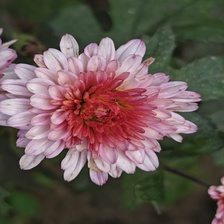
#> input picture DL/check/dataset/flower/Chrysanthemum/img0022.jpg, 224 x 224 px, given in place of the camera
$ python assignment.py
#> lines starting #> are read from the running program, lines starting #| are printed output that depends on the picture
import cv2 as cv
import numpy as np

def non_linear(img):
    norm = img.astype(np.float32) / 255.0
    c = 1.5
    log = c * np.log2(1 + norm)
    log_img = np.uint8(cv.normalize(log, None, 0, 255, cv.NORM_MINMAX))
    return log_img

def draw_combined_histogram(image, width=320, height=150):
    hist_img = np.zeros((height, 256, 3), dtype=np.uint8)

    for i, color in enumerate(('b', 'g', 'r')):
        hist = cv.calcHist([image], [i], None, [256], [0, 256])
        hist = cv.normalize(hist, hist).flatten()

        for x in range(256):
            val = int(hist[x] * height)
            if color == 'b':
                cv.line(hist_img, (x, height), (x, height - val), (255, 0, 0))
            elif color == 'g':
                cv.line(hist_img, (x, height), (x, height - val), (0, 255, 0))
            elif color == 'r':
                cv.line(hist_img, (x, height), (x, height - val), (0, 0, 255))


    hist_img_resized = cv.resize(hist_img, (width, height))
    return hist_img_resized

def show_camera():
    cap = cv.VideoCapture(0)

    while True:
        ret, frame = cap.read()
#> frame is the input picture: shape (224, 224, 3); mean B, G, R 81.9, 86.5, 103.1
        if not ret:
            break

        linear_frame = cv.add(frame, 100)

        b, g, r = cv.split(frame)
        b_nl = non_linear(b)
        g_nl = non_linear(g)
        r_nl = non_linear(r)
        nonlinear_frame = cv.merge((b_nl, g_nl, r_nl))


        size = (320, 240)
        frame_resized = cv.resize(frame, size)
        linear_resized = cv.resize(linear_frame, size)
        nonlinear_resized = cv.resize(nonlinear_frame, size)
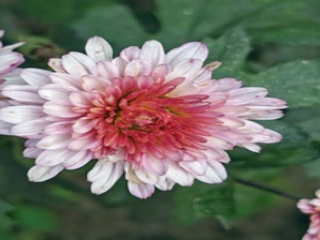
#> nonlinear_resized: shape (240, 320, 3); mean B, G, R 102.8, 112.8, 113.8


        hist_orig = draw_combined_histogram(frame_resized, width=320)
        hist_linear = draw_combined_histogram(linear_resized, width=320)
        hist_nl = draw_combined_histogram(nonlinear_resized, width=320)
#> call 3 of draw_combined_histogram, with width = 320, height = 150
#> after the loop in draw_combined_histogram (call 3), `for i, color in enumerate(('b', 'g', 'r')):`:
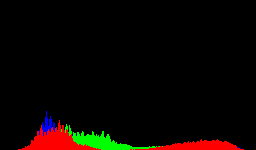
#> hist_img: shape (150, 256, 3); mean B, G, R 1, 4.7, 10.4
#> in draw_combined_histogram (call 3), `hist_img_resized = cv.resize(hist_img, (width, height))`:
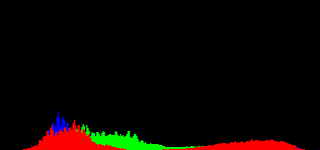
#> hist_img_resized: shape (150, 320, 3); mean B, G, R 0.9, 4.7, 10.4


        img_with_hist1 = np.vstack((frame_resized, hist_orig))
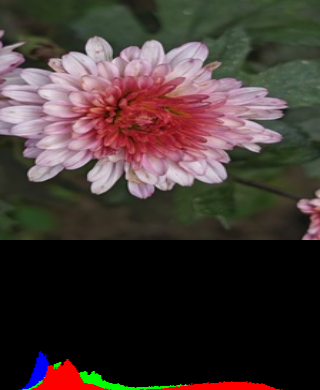
#> img_with_hist1: shape (390, 320, 3); mean B, G, R 51.1, 54.4, 66.9
        img_with_hist2 = np.vstack((linear_resized, hist_linear))
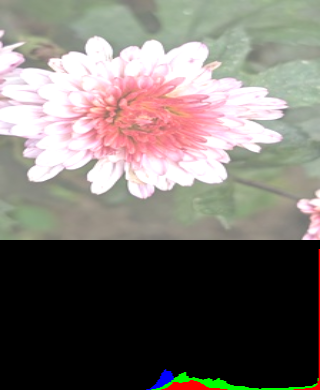
#> img_with_hist2: shape (390, 320, 3); mean B, G, R 108.6, 113.9, 119.7
        img_with_hist3 = np.vstack((nonlinear_resized, hist_nl))
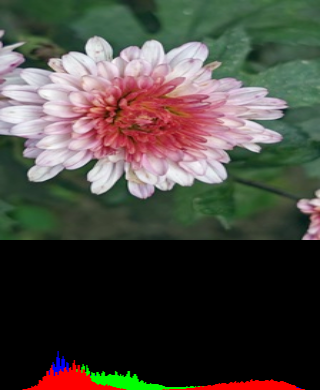
#> img_with_hist3: shape (390, 320, 3); mean B, G, R 63.7, 71.2, 74


        final_display = np.hstack((img_with_hist1, img_with_hist2, img_with_hist3))
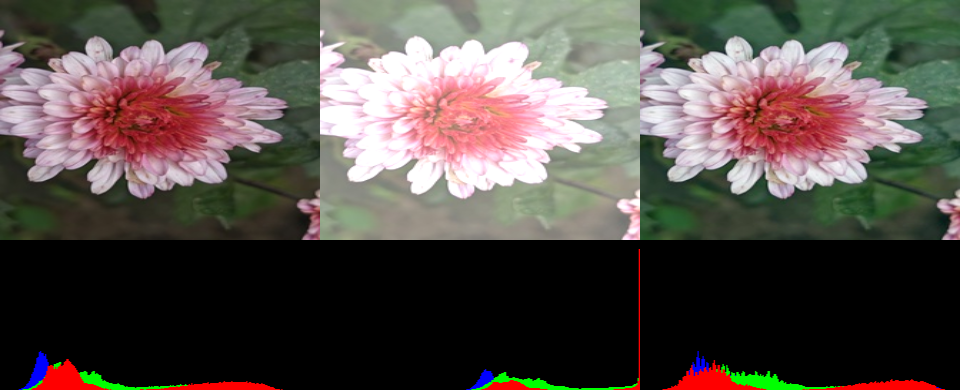
#> final_display: shape (390, 960, 3); mean B, G, R 74.5, 79.8, 86.9


        cv.imshow("Original | Linear | Non-Linear (With Histograms)", final_display)

        if cv.waitKey(1) & 0xFF == ord('q'):
#> (key q is pressed here)
            break

    cap.release()
    cv.destroyAllWindows()

if __name__ == '__main__':
    show_camera()

$ run again, on DL/check/dataset/flower/Chrysanthemum/img0023.jpg
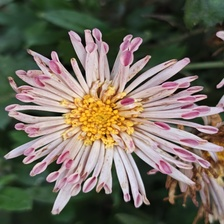
#> input picture DL/check/dataset/flower/Chrysanthemum/img0023.jpg, 224 x 224 px, given in place of the camera
#> in show_camera, frame is the input picture: shape (224, 224, 3); mean B, G, R 92.9, 105.9, 113.8
#> after the loop in draw_combined_histogram (call 3), `for i, color in enumerate(('b', 'g', 'r')):`:
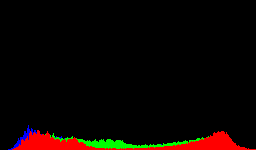
#> hist_img: shape (150, 256, 3); mean B, G, R 0.9, 3.9, 11.8
#> in show_camera, `final_display = np.hstack((img_with_hist1, img_with_hist2, img_with_hi..`:
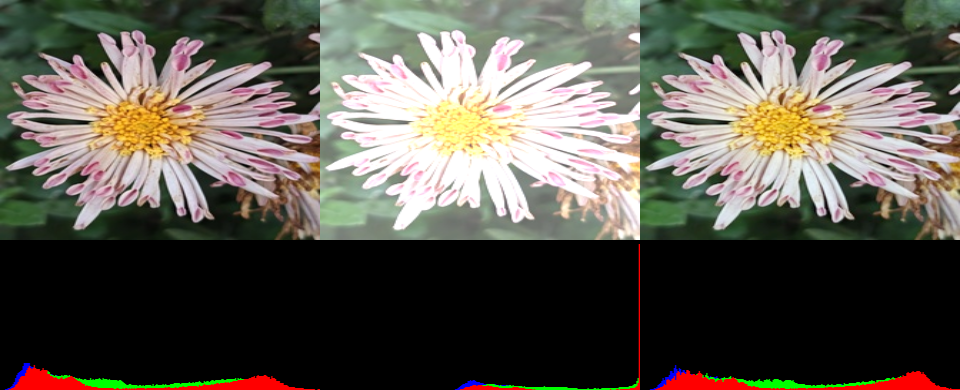
#> final_display: shape (390, 960, 3); mean B, G, R 79.4, 89.2, 92.4

$ run again, on DL/check/dataset/flower/Chrysanthemum/img0024.jpg
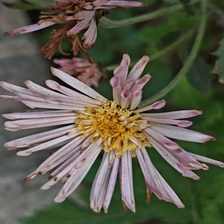
#> input picture DL/check/dataset/flower/Chrysanthemum/img0024.jpg, 224 x 224 px, given in place of the camera
#> in show_camera, frame is the input picture: shape (224, 224, 3); mean B, G, R 76.1, 91.7, 93.3
#> after the loop in draw_combined_histogram (call 3), `for i, color in enumerate(('b', 'g', 'r')):`:
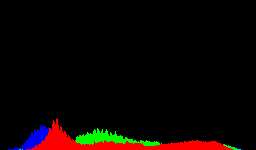
#> hist_img: shape (150, 256, 3); mean B, G, R 2.4, 4.1, 11.5
#> in show_camera, `final_display = np.hstack((img_with_hist1, img_with_hist2, img_with_hi..`:
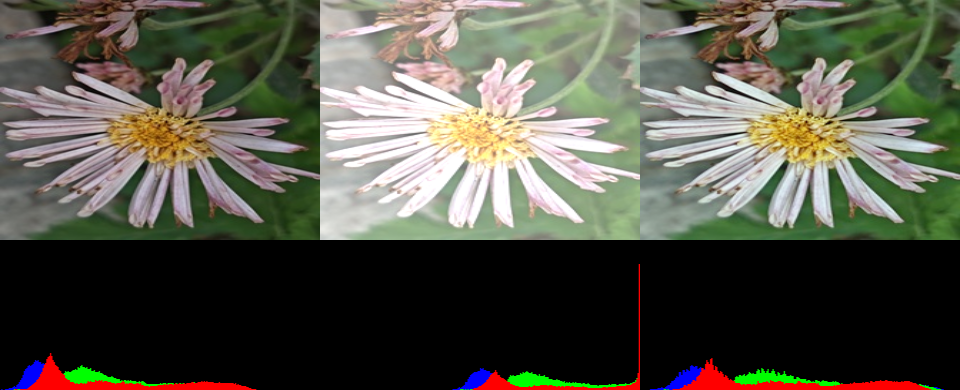
#> final_display: shape (390, 960, 3); mean B, G, R 72.9, 85.3, 85.3

$ run again, on DL/check/dataset/flower/Chrysanthemum/img0025.jpg
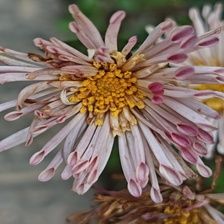
#> input picture DL/check/dataset/flower/Chrysanthemum/img0025.jpg, 224 x 224 px, given in place of the camera
#> in show_camera, frame is the input picture: shape (224, 224, 3); mean B, G, R 99.1, 109.8, 127.7
#> in show_camera, `final_display = np.hstack((img_with_hist1, img_with_hist2, img_with_hi..`:
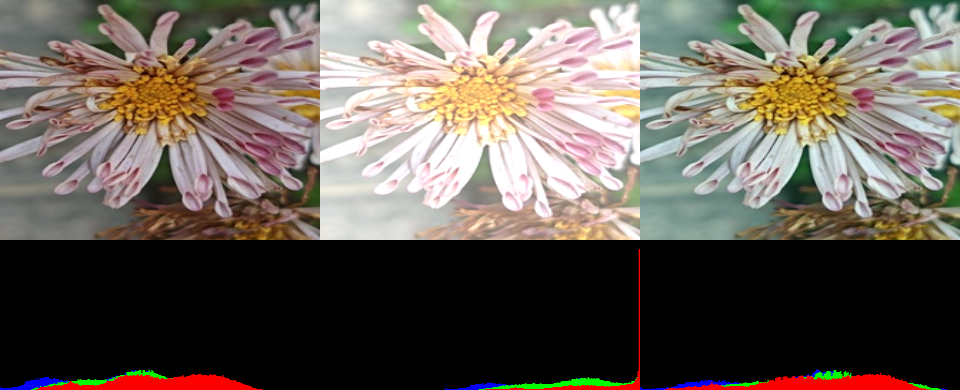
#> final_display: shape (390, 960, 3); mean B, G, R 87.6, 96.1, 104.2
